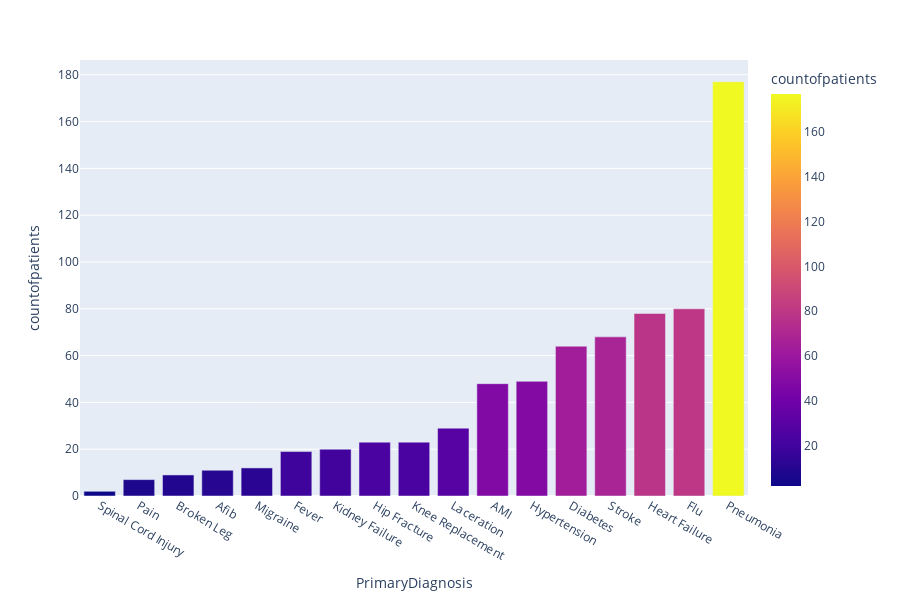

The code cell stored with this chart in its notebook:
### Code cell
#12.Create a visualization on the count of patients based on primary diagnosis.
#-------------------------------------------------------------------------------
df=df4
groupbydiagnosis=df.groupby('PrimaryDiagnosis')['PatientID'].nunique().reset_index(name='countofpatients').sort_values('countofpatients')
fig = px.bar(groupbydiagnosis, x='PrimaryDiagnosis', y='countofpatients',
             hover_data=['countofpatients', 'PrimaryDiagnosis'], color=('countofpatients'),
             labels={'primd':'PrimaryDiagnosis'}, height=600)

fig.show()

### Figure 1 — Plotly figure (JSON) as saved in the notebook; plotly's stock layout.template omitted (floating-point values rounded to 4 significant figures)
{"data": [{"alignmentgroup": "True", "hovertemplate": "PrimaryDiagnosis=%{x}<br>countofpatients=%{marker.color}<extra></extra>", "legendgroup": "", "marker": {"color": [2, 7, 9, 11, 12, 19, 20, 23, 23, 29, 48, 49, 64, 68, 78, 80, 177], "coloraxis": "coloraxis", "pattern": {"shape": ""}}, "name": "", "offsetgroup": "", "orientation": "v", "showlegend": false, "textposition": "auto", "type": "bar", "x": ["Spinal Cord Injury", "Pain", "Broken Leg", "Afib", "Migraine", "Fever", "Kidney Failure", "Hip Fracture", "Knee Replacement", "Laceration", "AMI", "Hypertension", "Diabetes", "Stroke", "Heart Failure", "Flu", "Pneumonia"], "xaxis": "x", "y": [2, 7, 9, 11, 12, 19, 20, 23, 23, 29, 48, 49, 64, 68, 78, 80, 177], "yaxis": "y"}], "layout": {"barmode": "relative", "coloraxis": {"colorbar": {"title": {"text": "countofpatients"}}, "colorscale": [[0, "#0d0887"], [0.1111, "#46039f"], [0.2222, "#7201a8"], [0.3333, "#9c179e"], [0.4444, "#bd3786"], [0.5556, "#d8576b"], [0.6667, "#ed7953"], [0.7778, "#fb9f3a"], [0.8889, "#fdca26"], [1, "#f0f921"]]}, "height": 600, "legend": {"tracegroupgap": 0}, "margin": {"t": 60}, "xaxis": {"anchor": "y", "domain": [0, 1], "title": {"text": "PrimaryDiagnosis"}}, "yaxis": {"anchor": "x", "domain": [0, 1], "title": {"text": "countofpatients"}}}}
